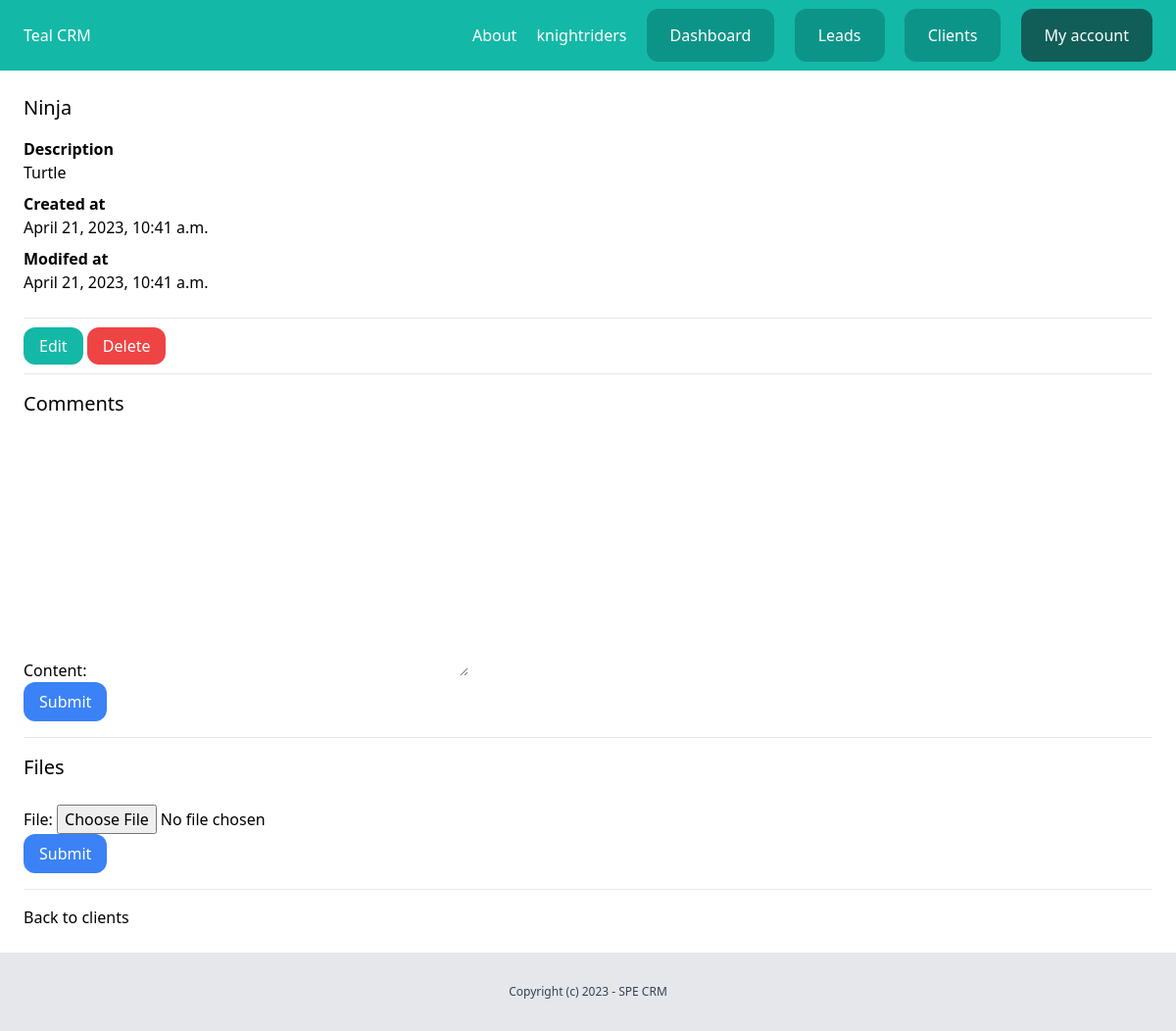
The app's page /dashboard/clients/3/ (signed in) with its own data.
### team/models.py (models this page shows, shortened)
class Team(models.Model):
    plan = models.ForeignKey(Plan, related_name='teams', blank=True, null=True, on_delete=models.CASCADE)
    name = models.CharField(max_length=100)
    members = models.ManyToManyField(User, related_name='teams')
    created_by = models.ForeignKey(User, related_name='created_teams', on_delete=models.CASCADE)
    created_at = models.DateTimeField(auto_now_add=True)

### client/models.py (models this page shows, shortened)
class Client(models.Model):
    team = models.ForeignKey(Team, related_name='clients', on_delete=models.CASCADE)
    name = models.CharField(max_length=255)
    email = models.EmailField()
    description = models.TextField(blank=True, null=True)
    created_by = models.ForeignKey(User, related_name='clients', on_delete=models.CASCADE)
    created_at = models.DateTimeField(auto_now_add=True)
    modified_at = models.DateTimeField(auto_now=True)
    class Meta:
        ordering = ('name',)

### client/views.py (the view)
# urls.py: path('<int:pk>/', views.clients_detail, name='detail'),
@login_required
def clients_detail(request, pk):
    client = get_object_or_404(Client, created_by=request.user, pk=pk)
    if request.method == 'POST':
        form = AddCommentForm(request.POST)
        if form.is_valid():
            comment = form.save(commit=False)
            comment.team = request.user.userprofile.active_team
            comment.created_by = request.user
            comment.client = client
            comment.save()
            return redirect('clients:detail', pk=pk)
    else:
        form = AddCommentForm()
    return render(request, 'client/clients_detail.html', {
        'client': client,
        'form': form,
        'fileform': AddFileForm(),
    })

### client/forms.py
class AddCommentForm(forms.ModelForm):
    class Meta:
        model = Comment
        fields = ('content',)

class AddFileForm(forms.ModelForm):
    class Meta:
        model = ClientFile
        fields = ('file',)

### team/context_processors.py (called while the page is built)
def active_team(request):
    if request.user.is_authenticated:
        if request.user.userprofile.active_team:
            active_team = request.user.userprofile.active_team
        else:
            active_team = Team.objects.filter(created_by=request.user)[0]
    else:
        active_team = None
    return {'active_team': active_team}

### client/templates/client/clients_detail.html (shortened to what this page needs)
{% extends 'core/base.html' %}
{% block content %}
    <div class="py-6 px-6">
        <h1 class="mb-4 text-xl">{{ client.name }}</h1>
        {% if client.description %}
            <p class="font-semibold">Description</p>
            <p class="mb-2">{{ client.description }}</p>
        {% endif %}
        <p class="font-semibold">Created at</p>
        <p class="mb-2">{{ client.created_at }}</p>
        <p class="font-semibold">Modifed at</p>
        <p class="mb-6">{{ client.modified_at }}</p>
        <hr class="my-4">
        <a href="{% url 'clients:edit' client.id %}" class="py-2 px-4 rounded-xl bg-teal-500 text-white">Edit</a>
        <a href="{% url 'clients:delete' client.id %}" class="py-2 px-4 rounded-xl bg-red-500 text-white">Delete</a>
        <hr class="my-4">
        <h2 class="mb-6 text-xl">Comments</h2>
        <form method="post" action="{% url 'clients:add_comment' client.id %}">
            {{ form.as_p }}
            <button class="py-2 px-4 rounded-xl bg-blue-500 text-white">Submit</button>
        </form>
        <hr class="my-4">
        <h2 class="mb-6 text-xl">Files</h2>
        <form method="post" action="{% url 'clients:add_file' client.id %}" enctype="multipart/form-data">
            {{ fileform.as_p }}
            <button class="py-2 px-4 rounded-xl bg-blue-500 text-white">Submit</button>
        </form>
        <hr class="my-4">
        <a href="{% url 'clients:list' %}">Back to clients</a>
    </div>
{% endblock %}

### core/templates/core/partials/nav.html
<nav class="py-6 px-6 flex justify-between bg-teal-500">
    <a href="/" class="text-white">Teal CRM</a>
    <div class="space-x-4">
        <a href="{% url 'about' %}" class="text-white">About</a>
        {% if request.user.is_authenticated %}
            <a href="{% url 'team:detail' active_team.id %}" class="text-white">{{ active_team.name }}</a>
            <a href="{% url 'dashboard:index' %}" class="py-4 px-6 bg-teal-600 rounded-xl text-white">Dashboard</a>
            <a href="{% url 'leads:list' %}" class="py-4 px-6 bg-teal-600 rounded-xl text-white">Leads</a>
            <a href="{% url 'clients:list' %}" class="py-4 px-6 bg-teal-600 rounded-xl text-white">Clients</a>
            <a href="{% url 'userprofile:myaccount' %}" class="py-4 px-6 bg-teal-800 rounded-xl text-white">My account</a>
        {% else %}
            <a href="{% url 'login' %}" class="py-4 px-6 bg-teal-600 rounded-xl text-white">Log in</a>
            <a href="{% url 'userprofile:signup' %}" class="py-4 px-6 bg-teal-300 rounded-xl text-white">Sign up</a>
        {% endif %}
    </div>
</nav>

### records on screen
Team: name "knightriders"
Client: name "Ninja", description "Turtle", created_at "April 21, 2023, 10:41 a.m.", modified_at "April 21, 2023, 10:41 a.m."
